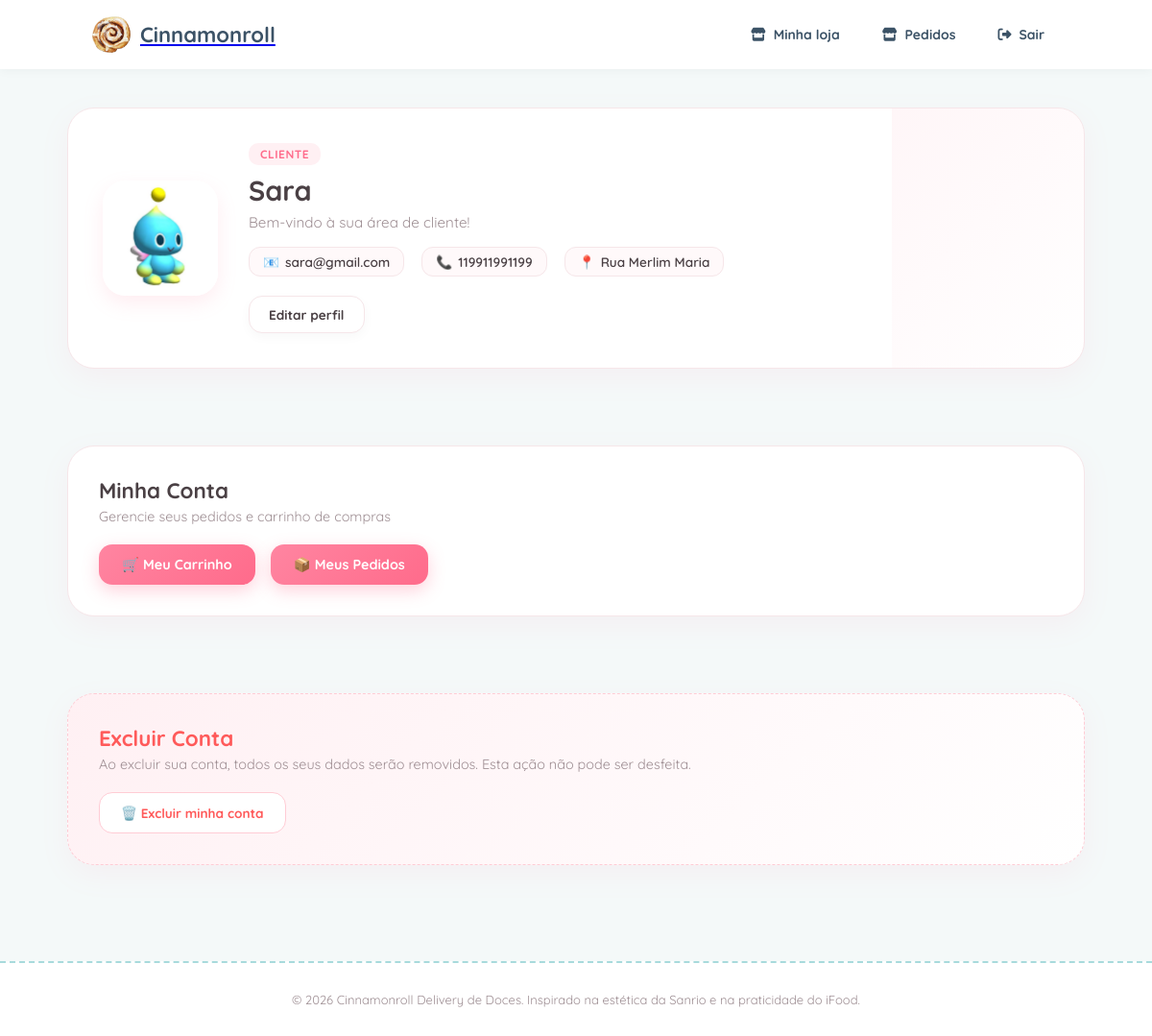
/perfilCliente/ (signed in), run on the app's committed database.
### core/models.py (models this page shows, shortened)
class Perfil(models.Model):
    TIPO_USUARIO = (
        ("CLIENTE", "Cliente"),
        ("VENDEDOR", "Vendedor"),
        ("ADMINISTRADOR", "Admin"),
    )
    usuario = models.OneToOneField(
        User,
        on_delete=models.CASCADE,
        related_name="perfil"
    )
    tipo = models.CharField(max_length=13, choices=TIPO_USUARIO)
    telefone = models.CharField(max_length=20, blank=True)
    endereco = models.CharField(max_length=255, blank=True)
    nome_loja = models.CharField(max_length=100, blank=True)
    descricao_loja = models.TextField(blank=True)
    foto = models.ImageField(upload_to="lojas/", blank=True, null=True)

### core/views.py (the view)
# urls.py: path('perfilCliente/', perfilCliente, name='perfilCliente'),
@login_required
def perfilCliente(request):
    perfil = request.user.perfil
    return render(request, 'core/perfilCliente.html', {
        'perfil': perfil
    })

### core/templates/core/perfilCliente.html (shortened to what this page needs)
{% extends 'core/base.html' %}
{% load static %}
{% block head %}
<link rel="stylesheet" href="{% static 'forms.css' %}">
<link rel="stylesheet" href="{% static 'perfis.css' %}?v=2.0">
{% endblock %}
{% block content %}
<div class="perfil-cliente">
    <section class="cliente-cabecalho">
        <div class="cliente-foto">
            {% if perfil.foto %}
                <img src="{{ perfil.foto.url }}" alt="Foto do perfil">
            {% else %}
                <div class="cliente-foto-vazia"></div>
            {% endif %}
        </div>
        <div class="cliente-informacoes">
            <span class="tipo-conta">Cliente</span>
            <h1>
                {% if perfil.usuario.first_name %}
                    {{ perfil.usuario.first_name }}
                {% else %}
                    Meu Perfil
                {% endif %}
            </h1>
            <p class="descricao-cliente">Bem-vindo à sua área de cliente!</p>
            <div class="informacoes-contato">
                <div>
                    📧 <span>{{ perfil.usuario.email }}</span>
                </div>
                {% if perfil.telefone %}
                    <div>
                        📞 <span>{{ perfil.telefone }}</span>
                    </div>
                {% endif %}
                {% if perfil.endereco %}
                    <div>
                        📍 <span>{{ perfil.endereco }}</span>
                    </div>
                {% endif %}
            </div>
            <a href="{% url 'editar_perfil_cliente' %}" class="botao-editar">
    Editar perfil
</a>
        </div>
    </section>
    <section class="cliente-secao">
        <div class="secao-cabecalho">
            <h2>Minha Conta</h2>
            <p>Gerencie seus pedidos e carrinho de compras</p>
        </div>
        <div class="botoes-grid">
            <a href="{% url 'carrinho' %}" class="botao-acao">
                🛒 Meu Carrinho
            </a>
            <a href="{% url 'pedido' %}" class="botao-acao">
                📦 Meus Pedidos
            </a>
        </div>
    </section>
    <section class="cliente-secao zona-perigo">
        <div class="secao-cabecalho">
            <h2>Excluir Conta</h2>
            <p>Ao excluir sua conta, todos os seus dados serão removidos. Esta ação não pode ser desfeita.</p>
        </div>
        <form method="POST" action="{% url 'excluir_perfil' %}">
            <button type="submit" class="botao-excluir">
                🗑️ Excluir minha conta
            </button>
        </form>
    </section>
</div>
{% endblock %}

### static/style.css (style rules this page uses)
:root { --primary-blue: #a8dadc; --light-blue: #f4f9f9; --accent-pink: #ff94b9; --soft-pink-bg: #fff0f5; --soft-yellow: #fff3bf; --text-color: #3b5266; --text-muted: #7890a8; --white: #ffffff; --gray-bg: #f4f6f8; --border-color: #eef2f6; --shadow-soft: 0 4px 16px rgba(168, 218, 220, 0.15); --border-radius-lg: 20px; --border-radius-sm: 14px; }
* { margin: 0; padding: 0; box-sizing: border-box; font-family: 'Quicksand', sans-serif; }
body { background-color: var(--light-blue); color: var(--text-color); }
section { margin-bottom: 40px; }

### static/perfis.css (style rules this page uses)
:root { --primary: #FF85A1; --primary-hover: #FF6B8B; --bg-light: #FFF9FA; --card-bg: #FFFFFF; --text-main: #4A4044; --text-muted: #9E8E93; --accent-green: #4EBA8A; --border-soft: #F6E6E9; --shadow-soft: 0 10px 30px rgba(255, 133, 161, 0.08); }
.tipo-conta { background: #FFF0F3; color: var(--primary-hover); font-size: 0.75rem; font-weight: 800; padding: 4px 12px; border-radius: 10px; text-transform: uppercase; letter-spacing: 0.5px; margin-bottom: 8px; }
.informacoes-contato { display: flex; flex-wrap: wrap; gap: 18px; margin-bottom: 20px; font-size: 0.85rem; color: var(--text-main); font-weight: 600; }
.informacoes-contato div { display: flex; align-items: center; gap: 6px; background: var(--bg-light); padding: 6px 14px; border-radius: 12px; border: 1px solid var(--border-soft); }
.botao-editar { display: inline-flex; align-items: center; gap: 8px; background: #FFFFFF; color: var(--text-main); border: 1.5px solid var(--border-soft); padding: 10px 20px; border-radius: 14px; font-size: 0.85rem; font-weight: 700; text-decoration: none; box-shadow: 0 4px 12px rgba(0, 0, 0, 0.03); transition: all 0.2s ease; }
:root { --primary: #FF85A1; --primary-hover: #FF6B8B; --bg-light: #FFF9FA; --card-bg: #FFFFFF; --text-main: #4A4044; --text-muted: #9E8E93; --danger: #FF5A5A; --danger-hover: #E04343; --border-soft: #F6E6E9; --shadow-soft: 0 10px 30px rgba(255, 133, 161, 0.08); }
.perfil-cliente { max-width: 1100px; margin: 40px auto; padding: 0 20px; font-family: 'Plus Jakarta Sans', 'Quicksand', -apple-system, sans-serif; color: var(--text-main); display: flex; flex-direction: column; gap: 40px; }
.cliente-cabecalho { background: var(--card-bg); border-radius: 28px; padding: 36px; display: flex; align-items: center; gap: 32px; border: 1px solid var(--border-soft); box-shadow: var(--shadow-soft); position: relative; overflow: hidden; }
.cliente-cabecalho::before { content: ''; position: absolute; top: 0; right: 0; width: 200px; height: 100%; background: linear-gradient(135deg, rgba(255, 240, 243, 0.6) 0%, rgba(255, 255, 255, 0) 100%); pointer-events: none; }
.cliente-foto { width: 120px; height: 120px; border-radius: 24px; overflow: hidden; flex-shrink: 0; box-shadow: 0 8px 20px rgba(255, 133, 161, 0.15); border: 3px solid #FFFFFF; }
.cliente-foto img { width: 100%; height: 100%; object-fit: cover; }
.cliente-informacoes { flex: 1; display: flex; flex-direction: column; align-items: flex-start; }
.cliente-informacoes h1 { font-size: 1.8rem; font-weight: 800; color: var(--text-main); margin-bottom: 6px; }
.descricao-cliente { font-size: 0.95rem; color: var(--text-muted); margin-bottom: 16px; }
.cliente-secao { background: var(--card-bg); border-radius: 28px; padding: 32px; border: 1px solid var(--border-soft); box-shadow: var(--shadow-soft); }
.secao-cabecalho h2 { font-size: 1.4rem; font-weight: 800; color: var(--text-main); margin-bottom: 4px; }
.secao-cabecalho p { font-size: 0.9rem; color: var(--text-muted); margin-bottom: 20px; }
.botoes-grid { display: flex; gap: 16px; flex-wrap: wrap; }
.botao-acao { background: linear-gradient(135deg, var(--primary), var(--primary-hover)); color: #FFFFFF; padding: 12px 24px; border-radius: 14px; font-size: 0.9rem; font-weight: 700; text-decoration: none; box-shadow: 0 6px 18px rgba(255, 107, 139, 0.3); transition: all 0.25s ease; display: inline-flex; align-items: center; }
.zona-perigo { border: 1px dashed #FFCCD5; background: linear-gradient(135deg, #FFF0F3 0%, #FFFFFF 100%); }
.zona-perigo h2 { color: var(--danger); }
.botao-excluir { background: #FFFFFF; color: var(--danger); border: 1.5px solid #FFCCD5; padding: 12px 22px; border-radius: 14px; font-size: 0.85rem; font-weight: 700; cursor: pointer; transition: all 0.2s ease; }

### data on the page
Perfil: foto (picture), usuario.first_name "Sara", usuario.email "sara@gmail.com", telefone "119911991199", endereco "Rua Merlim Maria"
